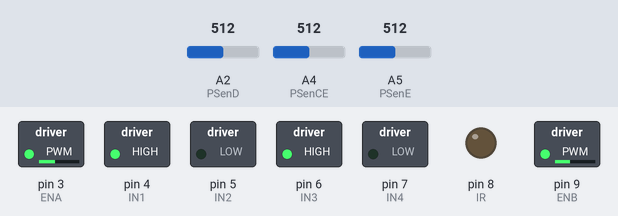
A sketch run on a simulated Arduino Uno, built with avr-gcc and run on an emulated ATmega328P. Shown: switched loads named in the sketch (green lamp = pin HIGH), output pins drawn as LEDs (lit = HIGH). The test bench sets the inputs (shaded band); at power-on: A2 (PSenD) = 512, A4 (PSenCE) = 512, A5 (PSenE) = 512. What the sketch prints to the serial monitor is not drawn.

Above: at 0.1 s.
Timing chart, 0 to 1.6 s (numbered marks = the images above):
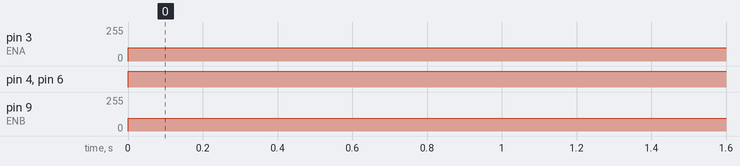

Measured:
- by itself, pin 3 (ENA): 0/255 → 100/255 at 0.00 s
- by itself, pin 4 (IN1), pin 6 (IN3): LOW → HIGH at 0.00 s
- by itself, pin 9 (ENB): 0/255 → 95/255 at 0.00 s

The sketch:

AndarAux.ino
```cpp
#include "Constante.c"
int ASenOE, ASenE, ASenCE,ASenCD, ASenD, ASenOD;
bool SenOE, SenE, SenCE,SenCD, SenD, SenOD,SenC;
int P = 0, I = 0, D = 0, PID = 0;
int erro = 0,erroA = 0,TempQ = 0;
int VeloE,VeloD,QuadradoE = 0,QuadradoD = 0,QuadRefE = 0,QuadRefD = 0,Es = 1;
bool LeAntE =0,LeAntD = 0;
void Leitura(){
  //SenOE = analogRead(PSenOE);
  ASenE = analogRead(PSenE);
  ASenCE = analogRead(PSenCE);
  ASenCD = analogRead(PSenCE);
  ASenD = analogRead(PSenD);
  //SenOD = analogRead(PSenOD);
  //SenC = SenCE || SenCD;
  if (ASenE < corte){
    SenE = Branco;
  }else{
    SenE = Preto;
  }
  if (ASenCE < corte){
    SenCE = Branco;
  }else{
    SenCE = Preto;
  }
  if (ASenCD < corte){
    SenCD = Branco;
  }else{
    SenCD = Preto;
  }
  if (ASenD < corte){
    SenD = Branco;
  }else{
    SenD = Preto;
  }
  //Serial.println(String(SenOE) + " "+ String(SenE) + " "+ String(SenCE) +" "+ String(SenCD) + " "+ String(SenD) + " "+ String(SenOD));
  Serial.println(String(SenE) + " "+ String(SenCE) +" "+ String(SenCD) + " "+ String(SenD) + " ");
}
void CalculaErro(){
  if((SenE == Preto) && (SenCE == Branco) && (SenCD == Branco) && (SenD == Preto)){erro = 0;}
  else if ((SenE == Preto) && (SenCE == Branco) && (SenCD == Preto) && (SenD == Preto)){erro = -1;}
  else if ((SenE == Branco) && (SenCE == Branco) && (SenCD == Preto) && (SenD == Preto)){erro = -1.5;}
  else if ((SenE == Branco) && (SenCE == Preto) && (SenCD == Preto) && (SenD == Preto)){erro = -2;}
  else if ((SenE == Preto) && (SenCE == Preto) && (SenCD ==  Branco) && (SenD == Preto)){erro = 1;}
  else if ((SenE == Preto) && (SenCE == Preto) && (SenCD ==  Branco) && (SenD == Branco)){erro = 1.5;}
  else if ((SenE == Preto) && (SenCE == Preto) && (SenCD ==  Preto) && (SenD == Branco)){erro = 2;}
}
void CalculaPID() {
  P = erro * Kp;
  if (erro == 0) {
    I = 0;
  }
  // Limita a parte integrativa (anti-windup)
  I = I + erro;
  if (I > 255) {I = 255;}
  else if (I < -255) {I = -255;}
  // Verifique se o sinal do erro mudou de positivo para negativo
  if ((erro >= 0 && erroA < 0) || (erro < 0 && erroA >= 0)) {I = 0;} // Zere a parte integrativa quando o sinal do erro muda
  D = erro - erroA;
  PID = P + (Ki * I) + (Kd * D);
  erroA = erro;
}
void Seguir() {
  CalculaErro();
  CalculaPID();

  if (PID >= 0) {   // Dir
    VeloE = PWME;
    VeloD = PWMD - PID;
  } else {    // Esq
    VeloE = PWME + PID;
    VeloD = PWMD;
  }

  if (VeloD < 0) {VeloD = 0;} // n deixa ele ser negativo
  if (VeloE < 0) {VeloE = 0;} // n deixa ele ser negativo
  digitalWrite(IN1, HIGH);
  digitalWrite(IN2, LOW);
  analogWrite(ENA, VeloE);

  // Motor_D
  digitalWrite(IN3, HIGH);
  digitalWrite(IN4, LOW);
  analogWrite(ENB, VeloD);

  Serial.println("VeloE: " + String(VeloE) + " || VeloD: " + String(VeloD) + " || Erro: " + String(erro));
}
/*void Andar (int dir){ //Funcao auxiliadora
  switch(dir){
    case Frente:
      digitalWrite(IN1,HIGH);
      digitalWrite(IN2,LOW);
      analogWrite(ENA, 20);
      //Motor_D
      digitalWrite(IN3,HIGH);
      digitalWrite(IN4,LOW);
      analogWrite(ENB, PWMD);
      break;
    case Direita:
      digitalWrite(IN1,LOW); // Frente
      digitalWrite(IN2,LOW);
      analogWrite(ENA, PWME);
      //Motor_D
      digitalWrite(IN3,HIGH); // Tras
      digitalWrite(IN4,LOW);
      analogWrite(ENB, PWMD);
      break;
   case Esquerda:
      digitalWrite(IN1,LOW);   //Tras
      digitalWrite(IN2,LOW);
      analogWrite(ENA, PWME);
      //Motor_D
      digitalWrite(IN3,HIGH);  //Frente
      digitalWrite(IN4,LOW);
      analogWrite(ENB, PWMD);
      break;
    case Parar:
      digitalWrite(IN1,HIGH);
      digitalWrite(IN2,HIGH);
      analogWrite(ENA, 0);
      //Motor_D
      digitalWrite(IN3,HIGH);
      digitalWrite(IN4,HIGH);
      analogWrite(ENB, 0);
      break;
  }
}*/
void setup() {
  //Sensores
  //pinMode(PSenOE,INPUT);
  pinMode(PSenE,INPUT);
  pinMode(PSenCE,INPUT);
  pinMode(PSenCD,INPUT);
  pinMode(PSenD,INPUT);
  //pinMode(PSenOD,INPUT);
  pinMode(IR,OUTPUT);
  digitalWrite(IR,LOW);
  //Motores
  pinMode(ENA,OUTPUT);
  pinMode(IN1,OUTPUT);
  pinMode(IN2,OUTPUT);
  pinMode(IN3,OUTPUT);
  pinMode(IN4,OUTPUT);
  pinMode(ENB,OUTPUT);
  Serial.begin(9600);

}
void loop() {
  Leitura();
  Seguir();
}
```

Constante.c
```cpp
#line 1 "C:\\Users\\LAIC\\Documents\\Arduino\\PIDSimples\\Constante.c"
//Declaração de Constantes
#define DELTAPULSO 11 //Pesquisei e deu 11 pulsos por volta
#define PWME 100
#define PWMD 95
const int Branco = 1;
const int Preto = 0;
#define Kp 15 //Variavel que multiplica o erro da posicao do carro para o ajuste fino
#define Ki 3
#define Kd 1
const int buttonPin = 2;  // Pino do botão

// Define os pinos dos sensores E,C,D,O,Esq,Centro,Direita,Oposto
#define PSenOE 10
#define PSenE A5
#define PSenCE A4
#define PSenCD A3
#define PSenD A2
#define PSenOD 11
#define IR 8
#define corte 1020
//MOTORES
#define ENA 3 //Esquerda  //D1
#define IN1 4  //Esquerda //D2
#define IN2 5  //Esquerda //D3
#define IN3 6  //Direita  //D4
#define IN4 7 //Direita //D5
#define ENB 9 //Direita  //D6
#define Parar 0
#define Frente 1
#define Direita 2
#define Esquerda 3
```
